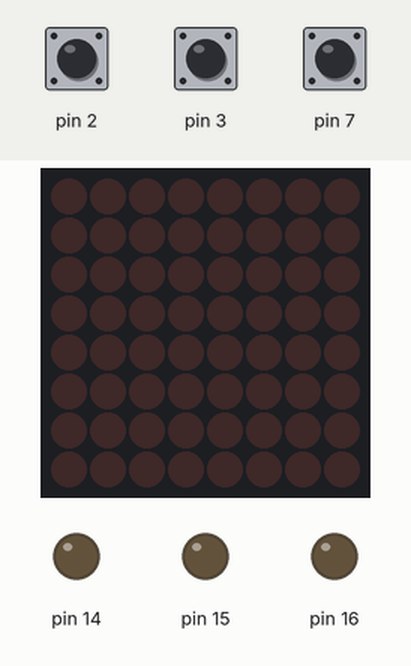
The sketch below on a simulated Arduino Uno, built with avr-gcc and run on an emulated ATmega328P. On the bench: 8×8 LED matrix, output pins drawn as LEDs (lit = HIGH). The inputs (shaded band) are chosen by the test bench; at power-on: pin 2 HIGH, pin 3 HIGH, pin 7 HIGH. Random numbers use the default seed unless the sketch sets one.

Above: at 1.2 s.
1.3 s: pin 2 pulled LOW for 1 s
At 2.7 s:
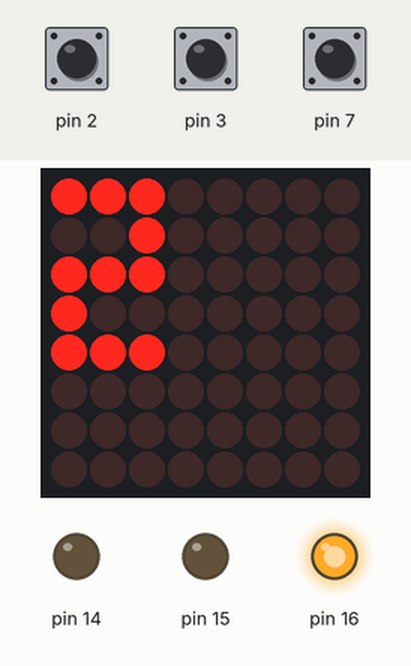
3.8 s: pin 3 pulled LOW for 0.15 s
At 4.2 s:
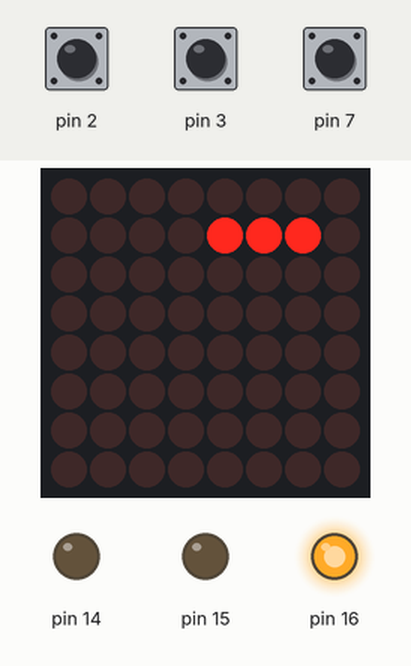
6.8 s: pin 2 pulled LOW for 0.15 s
At 7.2 s:
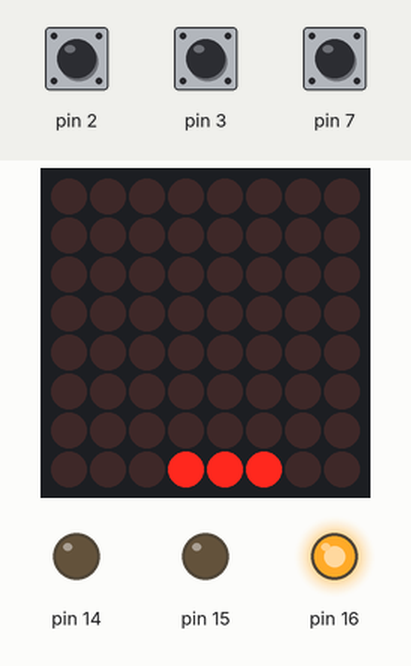
9.8 s: pin 7 pulled LOW for 0.15 s
At 12.7 s:
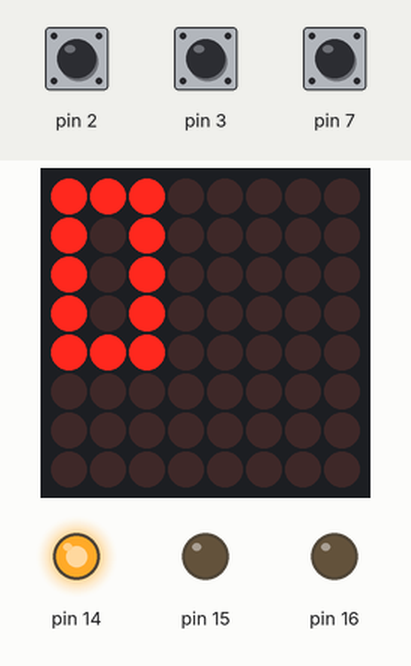
12.9 s: pin 3 pulled LOW for 3.2 s
At 15.0 s:
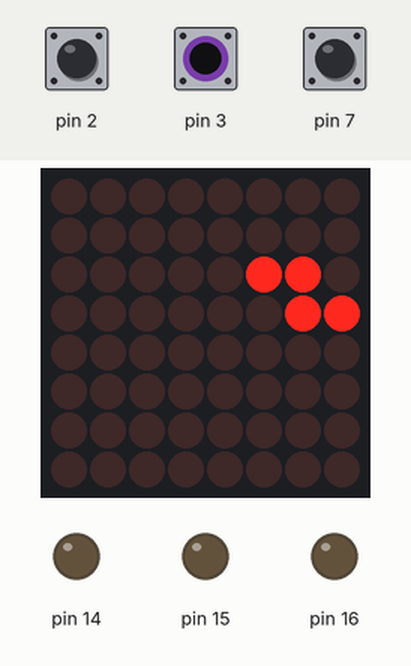
17.6 s: pin 7 pulled LOW for 1 s
At 19.1 s:
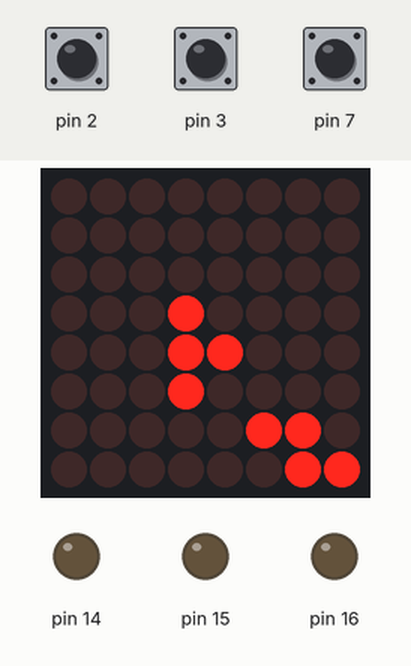
Timing chart, 0 to 20.6 s (numbered marks = the images above; inputs shaded):
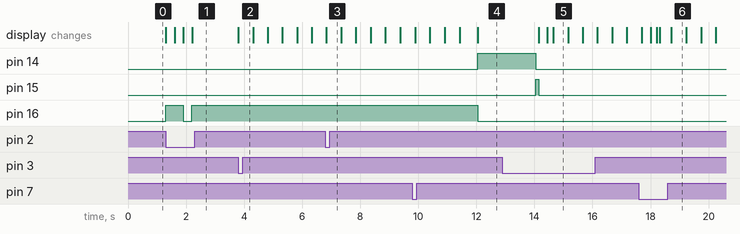

The sketch:

ComunicacionMicrocontroladores.ino
```cpp
#include <LedControl.h>

// Pin configurations
const int DIN_PIN = 12;
const int CS_PIN = 10;
const int CLK_PIN = 11;

LedControl lc = LedControl(DIN_PIN, CLK_PIN, CS_PIN, 1);

const int MATRIX_WIDTH = 8;
const int MATRIX_HEIGHT = 8;
uint8_t currentPiece[3][3];
int currentX, currentY;
unsigned long lastDropTime;
unsigned long lastRotateTime;
const int rotateDebounceTime = 300;
unsigned long startTime;
bool gameOver = false;
int score = 0;
int level = 1;
int dropInterval = 1000;
bool gameStarted = false;

bool board[MATRIX_HEIGHT][MATRIX_WIDTH] = {false};

const uint8_t shapes[7][3][3] = {
    {{1, 1, 1}, {0, 0, 0}, {0, 0, 0}},
    {{1, 1, 1}, {0, 1, 0}, {0, 0, 0}},
    {{1, 1, 0}, {0, 1, 1}, {0, 0, 0}},
    {{1, 0, 0}, {1, 1, 1}, {0, 0, 0}},
    {{1, 1, 0}, {1, 1, 0}, {0, 0, 0}},
    {{0, 1, 1}, {1, 1, 0}, {0, 0, 0}},
    {{0, 0, 1}, {1, 1, 1}, {0, 0, 0}},
};

#define LEFT_BUTTON_PRESSED   !(PIND & (1 << PD2))
#define RIGHT_BUTTON_PRESSED  !(PIND & (1 << PD3))
#define ROTATE_BUTTON_PRESSED !(PIND & (1 << PD7))

void setup() {
    DDRC |= (1 << PC0) | (1 << PC1) | (1 << PC2);
    DDRD &= ~((1 << PD2) | (1 << PD3) | (1 << PD7));
    PORTD |= (1 << PD2) | (1 << PD3) | (1 << PD7);

    lc.shutdown(0, false);
    lc.setIntensity(0, 15);
    lc.clearDisplay(0);

    lastDropTime = millis();
    lastRotateTime = 0;
    startTime = millis();
}

void loop() {
    if (!gameStarted) {
        static unsigned long lastLeftPress = 0;
        static unsigned long lastRightPress = 0;

        // Cambiar nivel
        if (LEFT_BUTTON_PRESSED && millis() - lastLeftPress > 300) {
            lastLeftPress = millis();
            level++;
            if (level > 3) level = 1;

            lc.clearDisplay(0);
            displayDigit(level, 0);  // Mostrar número del nivel
        }

        // Iniciar juego
        if (RIGHT_BUTTON_PRESSED && millis() - lastRightPress > 300) {
            lastRightPress = millis();
            gameStarted = true;
            dropInterval = 1000 / level;
            spawnPiece();
        }

        return;
    }

    if (gameOver) {
        displayGameOver();
        gameStarted = false;
        return;
    }

    static unsigned long lastLeftPress = 0;
    static unsigned long lastRightPress = 0;

    if (LEFT_BUTTON_PRESSED && millis() - lastLeftPress > 300) {
        movePiece(-1);
        lastLeftPress = millis();
    }

    if (RIGHT_BUTTON_PRESSED && millis() - lastRightPress > 300) {
        movePiece(1);
        lastRightPress = millis();
    }

    if (ROTATE_BUTTON_PRESSED && (millis() - lastRotateTime > rotateDebounceTime)) {
        rotatePiece();
        lastRotateTime = millis();
    }

    if (millis() - lastDropTime >= dropInterval) {
        dropPiece();
        lastDropTime = millis();
    }

    drawBoard();
    delay(100);
}

void spawnPiece() {
    currentX = MATRIX_WIDTH / 2 - 1;
    currentY = 0;
    int randShape = random(0, 7);
    memcpy(currentPiece, shapes[randShape], sizeof(currentPiece));
}

void movePiece(int dx) {
    if (canMove(currentX + dx, currentY)) {
        currentX += dx;
    }
}

void dropPiece() {
    if (canMove(currentX, currentY + 1)) {
        currentY++;
    } else {
        addPieceToBoard();
        checkForFullRows();
        spawnPiece();
        if (!canMove(currentX, currentY)) {
            gameOver = true;
        }
    }
}

void drawBoard() {
    lc.clearDisplay(0);
    for (int y = 0; y < MATRIX_HEIGHT; y++) {
        for (int x = 0; x < MATRIX_WIDTH; x++) {
            if (board[y][x]) {
                lc.setLed(0, y, x, true);
            }
        }
    }
    drawPiece();
}

void drawPiece() {
    for (int y = 0; y < 3; y++) {
        for (int x = 0; x < 3; x++) {
            if (currentPiece[y][x]) {
                lc.setLed(0, currentY + y, currentX + x, true);
            }
        }
    }
}

void addPieceToBoard() {
    for (int y = 0; y < 3; y++) {
        for (int x = 0; x < 3; x++) {
            if (currentPiece[y][x]) {
                board[currentY + y][currentX + x] = true;
            }
        }
    }
}

void resetGame() {
    PORTC |= (1 << PC1);
    delay(100);
    PORTC &= ~(1 << PC1);

    memset(board, false, sizeof(board));
    spawnPiece();
    currentY = 0;
    gameOver = false;
    score = 0;
}

bool canMove(int x, int y) {
    for (int i = 0; i < 3; i++) {
        for (int j = 0; j < 3; j++) {
            if (currentPiece[i][j]) {
                int newX = x + j;
                int newY = y + i;
                if (newX < 0 || newX >= MATRIX_WIDTH || newY >= MATRIX_HEIGHT) {
                    return false;
                }
                if (newY >= 0 && board[newY][newX]) {
                    return false;
                }
            }
        }
    }
    return true;
}

void rotatePiece() {
    uint8_t tempPiece[3][3];
    for (int i = 0; i < 3; i++) {
        for (int j = 0; j < 3; j++) {
            tempPiece[j][2 - i] = currentPiece[i][j];
        }
    }
    if (canMove(currentX, currentY)) {
        memcpy(currentPiece, tempPiece, sizeof(currentPiece));
    } else if (canMove(currentX - 1, currentY)) {
        currentX -= 1;
        memcpy(currentPiece, tempPiece, sizeof(currentPiece));
    } else if (canMove(currentX + 1, currentY)) {
        currentX += 1;
        memcpy(currentPiece, tempPiece, sizeof(currentPiece));
    }
}

void displayGameOver() {
    PORTC |= (1 << PC0);

    lc.clearDisplay(0);
    String scoreStr = String(score);
    if (scoreStr.length() > 2) {
        scoreStr = scoreStr.substring(0, 2);
    }

    for (int i = 0; i < scoreStr.length(); i++) {
        int digit = scoreStr.charAt(i) - '0';
        if (digit >= 0 && digit <= 9) {
            displayDigit(digit, i);
        }
    }

    delay(2000);
    PORTC &= ~(1 << PC0);
    resetGame();
}

void displayDigit(int digit, int pos) {
    const int digits[10][5][3]  = {
        {{1,1,1},{1,0,1},{1,0,1},{1,0,1},{1,1,1}},
        {{0,1,0},{1,1,0},{0,1,0},{0,1,0},{1,1,1}},
        {{1,1,1},{0,0,1},{1,1,1},{1,0,0},{1,1,1}},
        {{1,1,1},{0,0,1},{1,1,1},{0,0,1},{1,1,1}},
        {{1,0,1},{1,0,1},{1,1,1},{0,0,1},{0,0,1}},
        {{1,1,1},{1,0,0},{1,1,1},{0,0,1},{1,1,1}},
        {{1,1,1},{1,0,0},{1,1,1},{1,0,1},{1,1,1}},
        {{1,1,1},{0,0,1},{0,0,1},{0,0,1},{0,0,1}},
        {{1,1,1},{1,0,1},{1,1,1},{1,0,1},{1,1,1}},
        {{1,1,1},{1,0,1},{1,1,1},{0,0,1},{1,1,1}},
    };

    if (digit > 1) {
        PORTC |= (1 << PC2);
    } else {
        PORTC &= ~(1 << PC2);
    }

    if (digit < 0 || digit > 9) return;
    for (int row = 0; row < 5; row++) {
        for (int col = 0; col < 3; col++) {
            bool ledState = digits[digit][row][col];
            lc.setLed(0, row, pos * 4 + col, ledState);
        }
    }
}

void checkForFullRows() {
    for (int y = MATRIX_HEIGHT - 1; y >= 0; y--) {
        bool fullRow = true;
        for (int x = 0; x < MATRIX_WIDTH; x++) {
            if (!board[y][x]) {
                fullRow = false;
                break;
            }
        }
        if (fullRow) {
            for (int i = y; i > 0; i--) {
                for (int j = 0; j < MATRIX_WIDTH; j++) {
                    board[i][j] = board[i - 1][j];
                }
            }
            for (int j = 0; j < MATRIX_WIDTH; j++) {
                board[0][j] = false;
            }
            score++;
            y++;
        }
    }
}
```

Measured:
- after the input at 1.3 s, pin 16: LOW → HIGH at once, → LOW 0.60 s later, → HIGH 0.30 s later; the display: changes at once (image 1)
- after the input at 3.8 s, the display: changes at once (image 2)
- after the input at 9.8 s, pin 14: LOW → HIGH after 2.2 s; pin 16: HIGH → LOW after 2.2 s
- after the input at 12.9 s, the display: first changes after 1.2 s (image 5 shows a later state)
- what the display in image 5 shows lasts 0.5 s, from 14.7 s to 15.2 s
